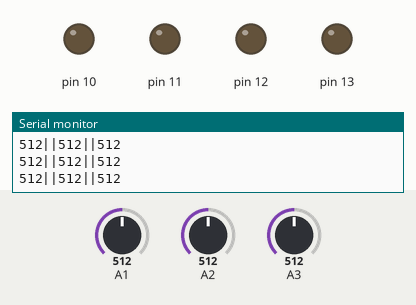
Bench run of a sketch on a simulated Arduino Uno, built with avr-gcc and run on an emulated ATmega328P. Shown: output pins drawn as LEDs (lit = HIGH), the last lines printed to the serial monitor. Inputs (shaded band) come from the test bench; at power-on: A2 = 512, A3 = 512, A1 = 512.

Above: at 1.2 s.
1.3 s: A2 set to 316
2.8 s: A2 set to 282
At 4.0 s:
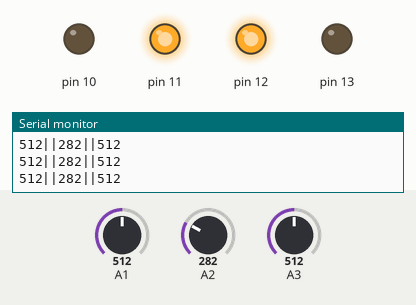
4.4 s: A3 set to 308
5.9 s: A3 set to 289
At 7.2 s:
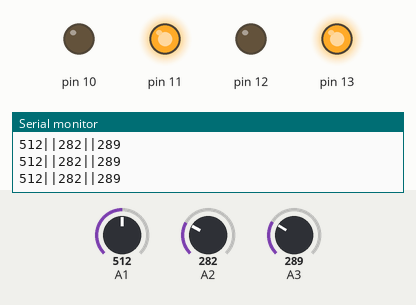
7.5 s: A3 set to 1023
At 8.8 s:
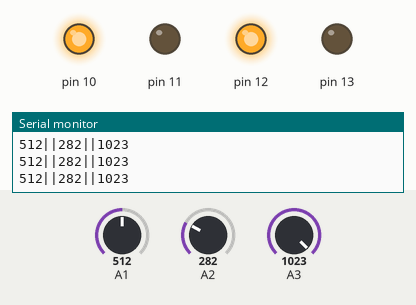
9.1 s: A3 set to 909
10.6 s: A3 set to 888
At 11.2 s:
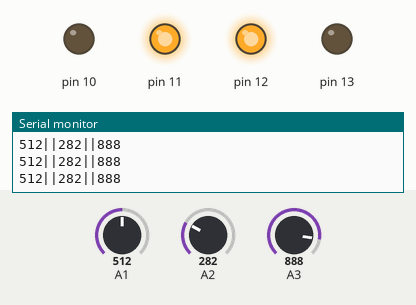
Timing chart, 0 to 13.2 s (numbered marks = the images above; inputs shaded):
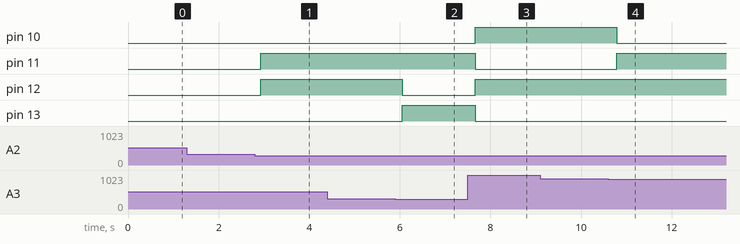

The sketch:

BOAT_joystick.ino
```cpp
void setup()
{
  Serial.begin(9600);
  pinMode(10,OUTPUT);
  pinMode(11,OUTPUT);
  pinMode(12,OUTPUT);
  pinMode(13,OUTPUT);
}
void loop()
{
  int a=analogRead(A1);
  int b=analogRead(A2);
  int c=analogRead(A3);
  Serial.print(a);
  Serial.print("||");
  Serial.print(b);
  Serial.print("||");
  Serial.println(c);
  delay(100);
  if(c>900)
  {
digitalWrite(10,HIGH);
digitalWrite(11,LOW);
digitalWrite(12,HIGH);
digitalWrite(13,LOW);
  }

  else if(c<300)
  {
 digitalWrite(10,LOW);
digitalWrite(11,HIGH);
digitalWrite(12,LOW);
digitalWrite(13,HIGH);
  }


  else if(b>900)
  {
digitalWrite(10,HIGH);
digitalWrite(11,LOW);
digitalWrite(12,LOW);
digitalWrite(13,HIGH);

  }
  else  if(b<300)
  {
digitalWrite(10,LOW);
digitalWrite(11,HIGH);
digitalWrite(12,HIGH);
digitalWrite(13,LOW);

  }

    else
  {
digitalWrite(10,LOW);
digitalWrite(11,LOW);
digitalWrite(12,LOW);
digitalWrite(13,LOW);

  }


}
```

Measured:
- the behaviour switches between 300 and 299 on A2 (found by bisection; images 0 and 1)
- the behaviour switches between 300 and 299 on A3 (found by bisection; images 1 and 2)
- the behaviour switches between 901 and 900 on A3 (found by bisection; images 3 and 4)
- after the input at 2.8 s, pin 11, pin 12: LOW → HIGH after 0.13 s
- after the input at 5.9 s, pin 12: HIGH → LOW after 0.15 s; pin 13: LOW → HIGH after 0.15 s
- after the input at 7.5 s, pin 10, pin 12: LOW → HIGH after 0.17 s; pin 11, pin 13: HIGH → LOW after 0.17 s
- after the input at 10.6 s, pin 10: HIGH → LOW after 0.19 s; pin 11: LOW → HIGH after 0.19 s
